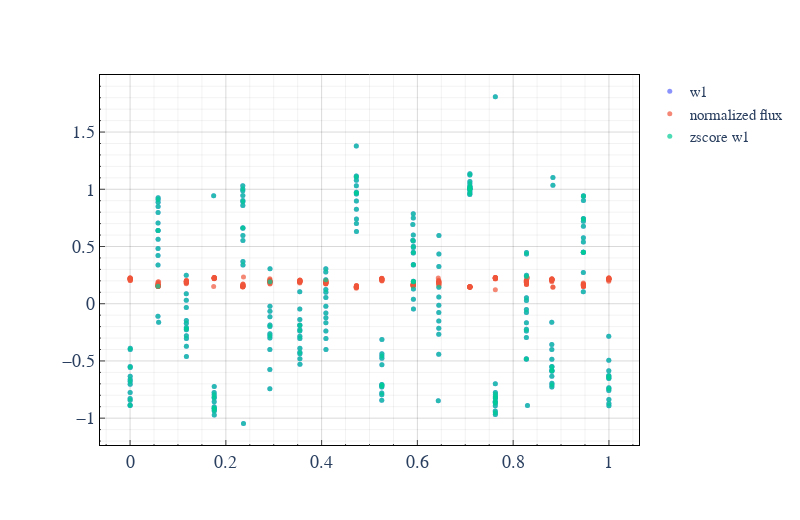

Notebook code for this chart:
### Code cell
# ----------------------- Begin Work on Dataset ----------------------- # 
ex = buckets["pulsating_var"]["AX Tel"]
normflux = ex["norm"]["w1flux"]
w1 = ex["norm"]["w1"]

ADJ = 0
DIV = 0.001
tr1 = go.Scatter(
    x=ex["norm"]["day"],
    y=normflux,
    marker=dict(size=5, opacity=0.7), name="normalized flux", mode='markers'
)

tr2 = go.Scatter(
    x=ex["norm"]["day"],
    y=w1,
    marker=dict(size=5, opacity=0.7), name="zscore w1", mode='markers'
)

fig = plot_from_lightsource(ex, ["w1"])
fig.add_trace(tr1)
fig.add_trace(tr2)
fig.show()

### Figure 1 — Plotly figure (JSON) as saved in the notebook; plotly's stock layout.template omitted (floating-point values rounded to 4 significant figures; data arrays with more than 128 entries replaced by an {"elided": "..."} marker saying what was removed)
{"data": [{"marker": {"opacity": 0.75, "size": 5}, "mode": "markers", "name": "w1", "type": "scatter", "x": {"elided": "248 float values"}, "y": {"elided": "248 float values"}}, {"marker": {"opacity": 0.7, "size": 5}, "mode": "markers", "name": "normalized flux", "type": "scatter", "x": {"elided": "248 float values"}, "y": {"elided": "248 float values"}}, {"marker": {"opacity": 0.7, "size": 5}, "mode": "markers", "name": "zscore w1", "type": "scatter", "x": {"elided": "248 float values"}, "y": {"elided": "248 float values"}}], "layout": {"font": {"family": "Times New Roman", "size": 18}, "height": 520, "legend": {"bgcolor": "rgba(0, 0, 0, 0)", "font": {"family": "monospace", "size": 15}, "x": 1.02, "xanchor": "left"}, "margin": {"b": 75, "l": 100, "pad": 0, "r": 100, "t": 75}, "plot_bgcolor": "rgba(0, 0, 0, 0)", "showlegend": true, "title": {"font": {"size": 18}}, "width": 800, "xaxis": {"gridcolor": "rgba(0, 0, 0, .15)", "linecolor": "black", "minor": {"gridcolor": "rgba(1, 1, 1, .05)", "showgrid": true, "ticklen": 1, "ticks": "inside"}, "mirror": true, "showgrid": true, "showline": true, "ticks": "inside", "title": {"font": {"size": 18}}, "zeroline": false, "zerolinecolor": "rgba(0, 0, 0, .15)"}, "yaxis": {"gridcolor": "rgba(0, 0, 0, .15)", "linecolor": "black", "minor": {"gridcolor": "rgba(1, 1, 1, .05)", "showgrid": true, "ticklen": 1, "ticks": "inside"}, "mirror": true, "showgrid": true, "showline": true, "ticks": "inside", "title": {"font": {"size": 18}}, "zeroline": false, "zerolinecolor": "rgba(0, 0, 0, .15)"}}}
